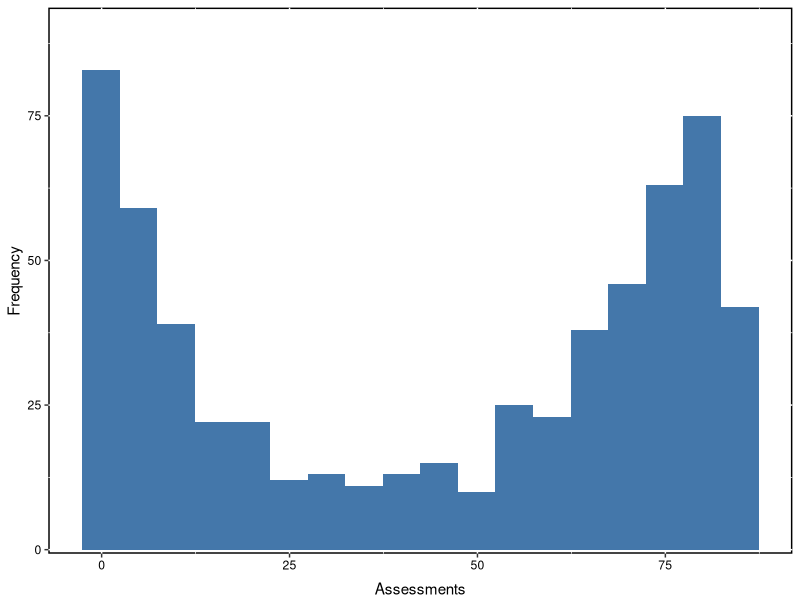

Reproduce this figure in R.
#!/usr/bin/env Rscript
require(ggplot2)
values <- c(rep(0,83),
  rep(5, 59),
  rep(10, 39 ),
  rep(15, 22),
  rep(20, 22),
  rep(25, 12),
  rep(30, 13),
  rep(35, 11),
  rep(40, 13),
  rep(45, 15),
  rep(50, 10),
  rep(55, 25),
  rep(60, 23),
  rep(65, 38),
  rep(70, 46),
  rep(75, 63),
  rep(80, 75),
  rep(85, 42),
  rep(90, 10))

dat <- data.frame(xx = values-2.5, y = rep('a', length(values)))

margin <- 10
myplot <- ggplot(dat, aes(x=xx)) + 
            #geom_histogram(data = subset(dat,yy='a'), breaks=seq(0, 15, by = 1), fill="#4477AA", alpha=.3) + 
            geom_histogram(breaks=seq(-2.6, 87.5, by = 5), fill="#4477AA") + 
            #geom_histogram(data = subset(dat,yy='c'), breaks=seq(0, 15, by = .01), fill="#CC6677", alpha=.3) + 
            theme(panel.background = element_rect(fill = 'transparent', colour = 'black', size=1)) +
            theme(axis.text.y = element_text(colour = "black") ) +
            labs(x="Assessments", y="Frequency") +
            scale_y_continuous(limits = c(0,83 + margin), expand = c(0, 0.7)) +
            theme(axis.text.x = element_text(colour = "black") ) +
            theme(axis.title.x = element_text(vjust = -0.5)) +
            theme(legend.title = element_blank())+
            theme(legend.position="bottom")+
            theme(legend.background = element_rect(colour="transparent"))+
            theme(legend.key = element_rect(fill = "transparent", colour = "transparent")) +
            theme(legend.key.size= unit(3,"lines"))
pdf(file = "bimodal-distribution-in-adherance.pdf", width=5, height=3)
plot(myplot)
dev.off()
